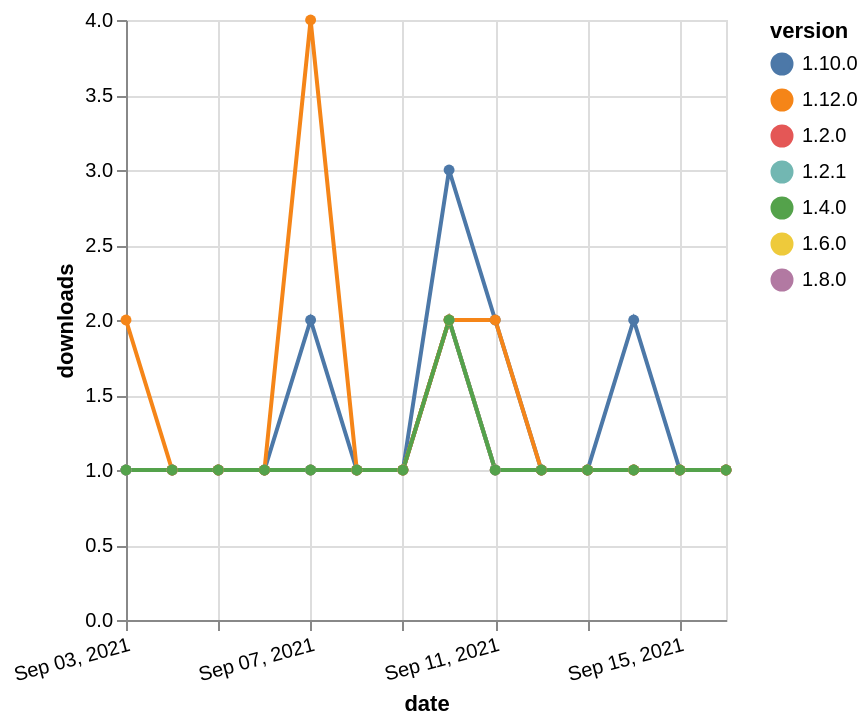

Express this chart as Vega-Lite.
### Vega-Lite specification from a JSON file in a GitHub repository (floating-point values rounded to 4 significant figures)
{"$schema": "https://vega.github.io/schema/vega-lite/v5.json", "description": "A simple bar chart with embedded data.", "data": {"values": [{"date": "2021-09-03", "total": 327, "delta": 1, "version": "1.6.0"}, {"date": "2021-09-04", "total": 328, "delta": 1, "version": "1.6.0"}, {"date": "2021-09-05", "total": 329, "delta": 1, "version": "1.6.0"}, {"date": "2021-09-06", "total": 330, "delta": 1, "version": "1.6.0"}, {"date": "2021-09-07", "total": 331, "delta": 1, "version": "1.6.0"}, {"date": "2021-09-08", "total": 332, "delta": 1, "version": "1.6.0"}, {"date": "2021-09-09", "total": 333, "delta": 1, "version": "1.6.0"}, {"date": "2021-09-10", "total": 335, "delta": 2, "version": "1.6.0"}, {"date": "2021-09-11", "total": 336, "delta": 1, "version": "1.6.0"}, {"date": "2021-09-12", "total": 337, "delta": 1, "version": "1.6.0"}, {"date": "2021-09-13", "total": 338, "delta": 1, "version": "1.6.0"}, {"date": "2021-09-14", "total": 339, "delta": 1, "version": "1.6.0"}, {"date": "2021-09-15", "total": 340, "delta": 1, "version": "1.6.0"}, {"date": "2021-09-16", "total": 341, "delta": 1, "version": "1.6.0"}, {"date": "2021-09-03", "total": 192, "delta": 1, "version": "1.8.0"}, {"date": "2021-09-04", "total": 193, "delta": 1, "version": "1.8.0"}, {"date": "2021-09-05", "total": 194, "delta": 1, "version": "1.8.0"}, {"date": "2021-09-06", "total": 195, "delta": 1, "version": "1.8.0"}, {"date": "2021-09-07", "total": 196, "delta": 1, "version": "1.8.0"}, {"date": "2021-09-08", "total": 197, "delta": 1, "version": "1.8.0"}, {"date": "2021-09-09", "total": 198, "delta": 1, "version": "1.8.0"}, {"date": "2021-09-10", "total": 200, "delta": 2, "version": "1.8.0"}, {"date": "2021-09-11", "total": 201, "delta": 1, "version": "1.8.0"}, {"date": "2021-09-12", "total": 202, "delta": 1, "version": "1.8.0"}, {"date": "2021-09-13", "total": 203, "delta": 1, "version": "1.8.0"}, {"date": "2021-09-14", "total": 204, "delta": 1, "version": "1.8.0"}, {"date": "2021-09-15", "total": 205, "delta": 1, "version": "1.8.0"}, {"date": "2021-09-16", "total": 206, "delta": 1, "version": "1.8.0"}, {"date": "2021-09-03", "total": 268, "delta": 1, "version": "1.10.0"}, {"date": "2021-09-04", "total": 269, "delta": 1, "version": "1.10.0"}, {"date": "2021-09-05", "total": 270, "delta": 1, "version": "1.10.0"}, {"date": "2021-09-06", "total": 271, "delta": 1, "version": "1.10.0"}, {"date": "2021-09-07", "total": 273, "delta": 2, "version": "1.10.0"}, {"date": "2021-09-08", "total": 274, "delta": 1, "version": "1.10.0"}, {"date": "2021-09-09", "total": 275, "delta": 1, "version": "1.10.0"}, {"date": "2021-09-10", "total": 278, "delta": 3, "version": "1.10.0"}, {"date": "2021-09-11", "total": 280, "delta": 2, "version": "1.10.0"}, {"date": "2021-09-12", "total": 281, "delta": 1, "version": "1.10.0"}, {"date": "2021-09-13", "total": 282, "delta": 1, "version": "1.10.0"}, {"date": "2021-09-14", "total": 284, "delta": 2, "version": "1.10.0"}, {"date": "2021-09-15", "total": 285, "delta": 1, "version": "1.10.0"}, {"date": "2021-09-16", "total": 286, "delta": 1, "version": "1.10.0"}, {"date": "2021-09-03", "total": 255, "delta": 1, "version": "1.2.0"}, {"date": "2021-09-04", "total": 256, "delta": 1, "version": "1.2.0"}, {"date": "2021-09-05", "total": 257, "delta": 1, "version": "1.2.0"}, {"date": "2021-09-06", "total": 258, "delta": 1, "version": "1.2.0"}, {"date": "2021-09-07", "total": 259, "delta": 1, "version": "1.2.0"}, {"date": "2021-09-08", "total": 260, "delta": 1, "version": "1.2.0"}, {"date": "2021-09-09", "total": 261, "delta": 1, "version": "1.2.0"}, {"date": "2021-09-10", "total": 263, "delta": 2, "version": "1.2.0"}, {"date": "2021-09-11", "total": 264, "delta": 1, "version": "1.2.0"}, {"date": "2021-09-12", "total": 265, "delta": 1, "version": "1.2.0"}, {"date": "2021-09-13", "total": 266, "delta": 1, "version": "1.2.0"}, {"date": "2021-09-14", "total": 267, "delta": 1, "version": "1.2.0"}, {"date": "2021-09-15", "total": 268, "delta": 1, "version": "1.2.0"}, {"date": "2021-09-16", "total": 269, "delta": 1, "version": "1.2.0"}, {"date": "2021-09-03", "total": 277, "delta": 1, "version": "1.2.1"}, {"date": "2021-09-04", "total": 278, "delta": 1, "version": "1.2.1"}, {"date": "2021-09-05", "total": 279, "delta": 1, "version": "1.2.1"}, {"date": "2021-09-06", "total": 280, "delta": 1, "version": "1.2.1"}, {"date": "2021-09-07", "total": 281, "delta": 1, "version": "1.2.1"}, {"date": "2021-09-08", "total": 282, "delta": 1, "version": "1.2.1"}, {"date": "2021-09-09", "total": 283, "delta": 1, "version": "1.2.1"}, {"date": "2021-09-10", "total": 285, "delta": 2, "version": "1.2.1"}, {"date": "2021-09-11", "total": 286, "delta": 1, "version": "1.2.1"}, {"date": "2021-09-12", "total": 287, "delta": 1, "version": "1.2.1"}, {"date": "2021-09-13", "total": 288, "delta": 1, "version": "1.2.1"}, {"date": "2021-09-14", "total": 289, "delta": 1, "version": "1.2.1"}, {"date": "2021-09-15", "total": 290, "delta": 1, "version": "1.2.1"}, {"date": "2021-09-16", "total": 291, "delta": 1, "version": "1.2.1"}, {"date": "2021-09-03", "total": 149, "delta": 2, "version": "1.12.0"}, {"date": "2021-09-04", "total": 150, "delta": 1, "version": "1.12.0"}, {"date": "2021-09-05", "total": 151, "delta": 1, "version": "1.12.0"}, {"date": "2021-09-06", "total": 152, "delta": 1, "version": "1.12.0"}, {"date": "2021-09-07", "total": 156, "delta": 4, "version": "1.12.0"}, {"date": "2021-09-08", "total": 157, "delta": 1, "version": "1.12.0"}, {"date": "2021-09-09", "total": 158, "delta": 1, "version": "1.12.0"}, {"date": "2021-09-10", "total": 160, "delta": 2, "version": "1.12.0"}, {"date": "2021-09-11", "total": 162, "delta": 2, "version": "1.12.0"}, {"date": "2021-09-12", "total": 163, "delta": 1, "version": "1.12.0"}, {"date": "2021-09-13", "total": 164, "delta": 1, "version": "1.12.0"}, {"date": "2021-09-14", "total": 165, "delta": 1, "version": "1.12.0"}, {"date": "2021-09-15", "total": 166, "delta": 1, "version": "1.12.0"}, {"date": "2021-09-16", "total": 167, "delta": 1, "version": "1.12.0"}, {"date": "2021-09-03", "total": 216, "delta": 1, "version": "1.4.0"}, {"date": "2021-09-04", "total": 217, "delta": 1, "version": "1.4.0"}, {"date": "2021-09-05", "total": 218, "delta": 1, "version": "1.4.0"}, {"date": "2021-09-06", "total": 219, "delta": 1, "version": "1.4.0"}, {"date": "2021-09-07", "total": 220, "delta": 1, "version": "1.4.0"}, {"date": "2021-09-08", "total": 221, "delta": 1, "version": "1.4.0"}, {"date": "2021-09-09", "total": 222, "delta": 1, "version": "1.4.0"}, {"date": "2021-09-10", "total": 224, "delta": 2, "version": "1.4.0"}, {"date": "2021-09-11", "total": 225, "delta": 1, "version": "1.4.0"}, {"date": "2021-09-12", "total": 226, "delta": 1, "version": "1.4.0"}, {"date": "2021-09-13", "total": 227, "delta": 1, "version": "1.4.0"}, {"date": "2021-09-14", "total": 228, "delta": 1, "version": "1.4.0"}, {"date": "2021-09-15", "total": 229, "delta": 1, "version": "1.4.0"}, {"date": "2021-09-16", "total": 230, "delta": 1, "version": "1.4.0"}]}, "width": "container", "mark": {"type": "line", "point": {"filled": true}}, "encoding": {"x": {"field": "date", "type": "temporal", "timeUnit": "yearmonthdate", "title": "date", "axis": {"labelAngle": -15}}, "y": {"field": "delta", "type": "quantitative", "title": "downloads"}, "color": {"field": "version", "type": "nominal"}, "tooltip": {"field": "delta"}}}
